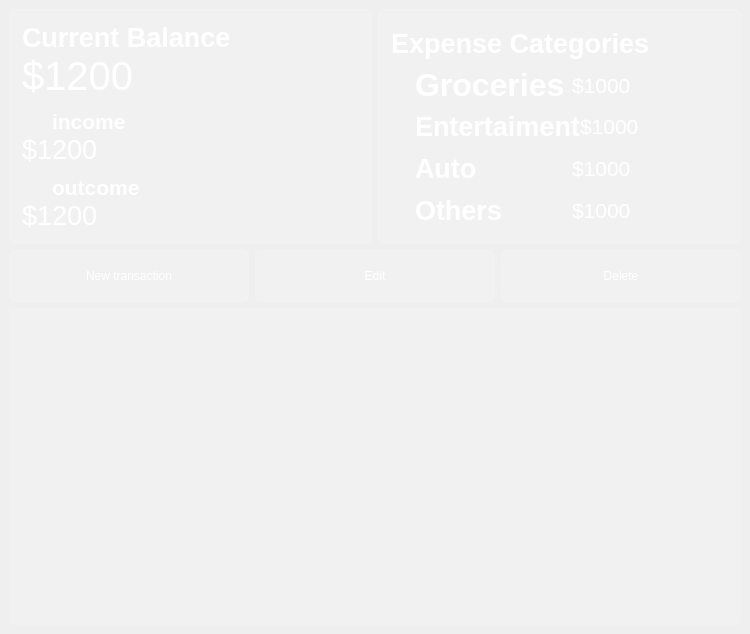
<?xml version="1.0" encoding="UTF-8"?>
<ui version="4.0">
 <class>MainWindow</class>
 <widget class="QMainWindow" name="MainWindow">
  <property name="geometry">
   <rect>
    <x>0</x>
    <y>0</y>
    <width>750</width>
    <height>634</height>
   </rect>
  </property>
  <property name="windowTitle">
   <string>ExpenseApp</string>
  </property>
  <property name="styleSheet">
   <string notr="true">background-color: qlineargradient(spread:pad, x1:1, y1:1, x2:0, y2:0, stop:0 
rgba(81, 0, 135, 255), stop:0.427447 rgba(41, 61, 132, 235),  stop:1 rgba(155, 79, 165, 255));
</string>
  </property>
  <widget class="QWidget" name="centralwidget">
   <layout class="QVBoxLayout" name="verticalLayout_3">
    <item>
     <layout class="QHBoxLayout" name="horizontalLayout_7">
      <item>
       <widget class="QFrame" name="balance_frame">
        <property name="styleSheet">
         <string notr="true">background-color: rgba(255, 255,  255,  30);
border: 1px solid rgba(255, 255, 255, 40);
border-radius: 7px;</string>
        </property>
        <layout class="QVBoxLayout" name="verticalLayout">
         <property name="spacing">
          <number>0</number>
         </property>
         <property name="leftMargin">
          <number>12</number>
         </property>
         <property name="topMargin">
          <number>12</number>
         </property>
         <property name="rightMargin">
          <number>12</number>
         </property>
         <property name="bottomMargin">
          <number>12</number>
         </property>
         <item>
          <widget class="QLabel" name="lbl_balance">
           <property name="styleSheet">
            <string notr="true">color: white;
font-weight: bold;
font-size: 20pt;
background-color: none;
border: none;</string>
           </property>
           <property name="text">
            <string>Current Balance</string>
           </property>
          </widget>
         </item>
         <item>
          <widget class="QLabel" name="lbl_current_balance">
           <property name="styleSheet">
            <string notr="true">color: white;
font-size: 30pt;
background-color: none;
border: none;</string>
           </property>
           <property name="text">
            <string>$1200</string>
           </property>
          </widget>
         </item>
         <item>
          <layout class="QHBoxLayout" name="horizontalLayout">
           <item>
            <widget class="QLabel" name="label_income">
             <property name="maximumSize">
              <size>
               <width>24</width>
               <height>16777215</height>
              </size>
             </property>
             <property name="styleSheet">
              <string notr="true">background-color: none;
border: none;
padding-top: 10px;</string>
             </property>
             <property name="text">
              <string/>
             </property>
             <property name="pixmap">
              <pixmap resource="res-rc.qrc">:/icon/icons/north_west_white_24dp.svg</pixmap>
             </property>
            </widget>
           </item>
           <item>
            <widget class="QLabel" name="lbl_income">
             <property name="styleSheet">
              <string notr="true">color: white;
font-size: 16pt;
background-color: none;
border: none;
font-weight: bold;
padding-top: 10px;</string>
             </property>
             <property name="text">
              <string>income</string>
             </property>
            </widget>
           </item>
          </layout>
         </item>
         <item>
          <widget class="QLabel" name="lbl_sum_income">
           <property name="styleSheet">
            <string notr="true">color: white;
font-size: 20pt;
background-color: none;
border: none;</string>
           </property>
           <property name="text">
            <string>$1200</string>
           </property>
          </widget>
         </item>
         <item>
          <layout class="QHBoxLayout" name="horizontalLayout_2">
           <item>
            <widget class="QLabel" name="icon_outcome">
             <property name="maximumSize">
              <size>
               <width>24</width>
               <height>16777215</height>
              </size>
             </property>
             <property name="styleSheet">
              <string notr="true">background-color: none;
border: none;
padding-top: 10px;</string>
             </property>
             <property name="text">
              <string/>
             </property>
             <property name="pixmap">
              <pixmap resource="res-rc.qrc">:/icon/icons/call_received_white_24dp.svg</pixmap>
             </property>
            </widget>
           </item>
           <item>
            <widget class="QLabel" name="lbl_outcome">
             <property name="styleSheet">
              <string notr="true">color: white;
font-size: 16pt;
background-color: none;
border: none;
font-weight: bold;
padding-top: 10px;</string>
             </property>
             <property name="text">
              <string>outcome</string>
             </property>
            </widget>
           </item>
          </layout>
         </item>
         <item>
          <widget class="QLabel" name="lbl_sum_outcome">
           <property name="styleSheet">
            <string notr="true">color: white;
font-size: 20pt;
background-color: none;
border: none;</string>
           </property>
           <property name="text">
            <string>$1200</string>
           </property>
          </widget>
         </item>
        </layout>
       </widget>
      </item>
      <item>
       <widget class="QFrame" name="categories_frame">
        <property name="styleSheet">
         <string notr="true">background-color: rgba(255, 255,  255,  30);
border: 1px solid rgba(255, 255, 255, 40);
border-radius: 7px;</string>
        </property>
        <layout class="QVBoxLayout" name="verticalLayout_2">
         <property name="spacing">
          <number>0</number>
         </property>
         <property name="leftMargin">
          <number>12</number>
         </property>
         <property name="topMargin">
          <number>12</number>
         </property>
         <property name="rightMargin">
          <number>12</number>
         </property>
         <property name="bottomMargin">
          <number>12</number>
         </property>
         <item>
          <widget class="QLabel" name="label_9">
           <property name="styleSheet">
            <string notr="true">color: white;
font-weight: bold;
font-size: 20pt;
background-color: none;
border: none;</string>
           </property>
           <property name="text">
            <string>Expense Categories</string>
           </property>
          </widget>
         </item>
         <item>
          <layout class="QHBoxLayout" name="horizontalLayout_3">
           <property name="spacing">
            <number>0</number>
           </property>
           <property name="leftMargin">
            <number>0</number>
           </property>
           <property name="topMargin">
            <number>0</number>
           </property>
           <property name="rightMargin">
            <number>0</number>
           </property>
           <property name="bottomMargin">
            <number>0</number>
           </property>
           <item>
            <widget class="QLabel" name="icon_groceries">
             <property name="maximumSize">
              <size>
               <width>24</width>
               <height>16777215</height>
              </size>
             </property>
             <property name="styleSheet">
              <string notr="true">background-color: none;
border: none;</string>
             </property>
             <property name="text">
              <string/>
             </property>
             <property name="pixmap">
              <pixmap resource="res-rc.qrc">:/icon/icons/local_grocery_store_white_24dp.svg</pixmap>
             </property>
            </widget>
           </item>
           <item>
            <widget class="QLabel" name="lbl_groceries_2">
             <property name="styleSheet">
              <string notr="true">color: white;
font-weight: bold;
font-size: 24pt;
background-color: none;
border: none;</string>
             </property>
             <property name="text">
              <string>Groceries</string>
             </property>
            </widget>
           </item>
           <item>
            <widget class="QLabel" name="sum_groceries">
             <property name="styleSheet">
              <string notr="true">color: white;
font-size: 16pt;
background-color: none;
border: none;</string>
             </property>
             <property name="text">
              <string>$1000</string>
             </property>
            </widget>
           </item>
          </layout>
         </item>
         <item>
          <layout class="QHBoxLayout" name="horizontalLayout_4">
           <property name="spacing">
            <number>0</number>
           </property>
           <item>
            <widget class="QLabel" name="icon_entertainment">
             <property name="maximumSize">
              <size>
               <width>24</width>
               <height>16777215</height>
              </size>
             </property>
             <property name="styleSheet">
              <string notr="true">background-color: none;
border: none;</string>
             </property>
             <property name="text">
              <string/>
             </property>
             <property name="pixmap">
              <pixmap resource="res-rc.qrc">:/icon/icons/sports_esports_white_24dp.svg</pixmap>
             </property>
            </widget>
           </item>
           <item>
            <widget class="QLabel" name="lbl_entertainment">
             <property name="styleSheet">
              <string notr="true">color: white;
font-weight: bold;
font-size: 20pt;
background-color: none;
border: none;</string>
             </property>
             <property name="text">
              <string>Entertaiment</string>
             </property>
            </widget>
           </item>
           <item>
            <widget class="QLabel" name="sum_entertainment">
             <property name="styleSheet">
              <string notr="true">color: white;
font-size: 16pt;
background-color: none;
border: none;</string>
             </property>
             <property name="text">
              <string>$1000</string>
             </property>
            </widget>
           </item>
          </layout>
         </item>
         <item>
          <layout class="QHBoxLayout" name="horizontalLayout_5">
           <property name="spacing">
            <number>0</number>
           </property>
           <item>
            <widget class="QLabel" name="icon_auto">
             <property name="maximumSize">
              <size>
               <width>24</width>
               <height>16777215</height>
              </size>
             </property>
             <property name="styleSheet">
              <string notr="true">background-color: none;
border: none;</string>
             </property>
             <property name="text">
              <string/>
             </property>
             <property name="pixmap">
              <pixmap resource="res-rc.qrc">:/icon/icons/directions_car_white_24dp.svg</pixmap>
             </property>
            </widget>
           </item>
           <item>
            <widget class="QLabel" name="sum_auto">
             <property name="styleSheet">
              <string notr="true">color: white;
font-weight: bold;
font-size: 20pt;
background-color: none;
border: none;</string>
             </property>
             <property name="text">
              <string>Auto</string>
             </property>
            </widget>
           </item>
           <item>
            <widget class="QLabel" name="label_18">
             <property name="styleSheet">
              <string notr="true">color: white;
font-size: 16pt;
background-color: none;
border: none;</string>
             </property>
             <property name="text">
              <string>$1000</string>
             </property>
            </widget>
           </item>
          </layout>
         </item>
         <item>
          <layout class="QHBoxLayout" name="horizontalLayout_6">
           <property name="spacing">
            <number>0</number>
           </property>
           <item>
            <widget class="QLabel" name="icon_others">
             <property name="maximumSize">
              <size>
               <width>24</width>
               <height>16777215</height>
              </size>
             </property>
             <property name="styleSheet">
              <string notr="true">background-color: none;
border: none;</string>
             </property>
             <property name="text">
              <string/>
             </property>
             <property name="pixmap">
              <pixmap resource="res-rc.qrc">:/icon/icons/list_white_24dp.svg</pixmap>
             </property>
            </widget>
           </item>
           <item>
            <widget class="QLabel" name="lbl_others">
             <property name="styleSheet">
              <string notr="true">color: white;
font-weight: bold;
font-size: 20pt;
background-color: none;
border: none;</string>
             </property>
             <property name="text">
              <string>Others</string>
             </property>
            </widget>
           </item>
           <item>
            <widget class="QLabel" name="sum_others">
             <property name="styleSheet">
              <string notr="true">color: white;
font-size: 16pt;
background-color: none;
border: none;</string>
             </property>
             <property name="text">
              <string>$1000</string>
             </property>
            </widget>
           </item>
          </layout>
         </item>
        </layout>
       </widget>
      </item>
     </layout>
    </item>
    <item>
     <layout class="QHBoxLayout" name="horizontalLayout_8">
      <item>
       <widget class="QPushButton" name="lbl_new_transaction">
        <property name="styleSheet">
         <string notr="true">QPushButton {
color: white;
background-color: rgba(255, 255, 255, 30);
border: 1px solid rgba(255, 255, 255, 40);
border-radius: 7px;
width: 230px;
height: 50px;
}
QPushButton:hover {
background-color: rgba(255, 255, 255, 40);
}
QPushButton:pressed {
background-color: rgba(255, 255, 255, 40);
}
</string>
        </property>
        <property name="text">
         <string>New transaction</string>
        </property>
        <property name="icon">
         <iconset resource="res-rc.qrc">
          <normaloff>:/icon/icons/post_add_white_24dp.svg</normaloff>:/icon/icons/post_add_white_24dp.svg</iconset>
        </property>
        <property name="iconSize">
         <size>
          <width>24</width>
          <height>24</height>
         </size>
        </property>
       </widget>
      </item>
      <item>
       <widget class="QPushButton" name="lbl_edit">
        <property name="styleSheet">
         <string notr="true">QPushButton {
color: white;
background-color: rgba(255, 255, 255, 30);
border: 1px solid rgba(255, 255, 255, 40);
border-radius: 7px;
width: 230px;
height: 50px;
}
QPushButton:hover {
background-color: rgba(255, 255, 255, 40);
}
QPushButton:pressed {
background-color: rgba(255, 255, 255, 40);
}</string>
        </property>
        <property name="text">
         <string>Edit</string>
        </property>
        <property name="icon">
         <iconset resource="res-rc.qrc">
          <normaloff>:/icon/icons/edit_white_24dp.svg</normaloff>:/icon/icons/edit_white_24dp.svg</iconset>
        </property>
        <property name="iconSize">
         <size>
          <width>24</width>
          <height>24</height>
         </size>
        </property>
       </widget>
      </item>
      <item>
       <widget class="QPushButton" name="pushButton_3">
        <property name="styleSheet">
         <string notr="true">QPushButton {
color: white;
background-color: rgba(255, 255, 255, 30);
border: 1px solid rgba(255, 255, 255, 40);
border-radius: 7px;
width: 230px;
height: 50px;
}
QPushButton:hover {
background-color: rgba(255, 255, 255, 40);
}
QPushButton:pressed {
background-color: rgba(255, 255, 255, 40);
}</string>
        </property>
        <property name="text">
         <string>Delete</string>
        </property>
        <property name="icon">
         <iconset resource="res-rc.qrc">
          <normaloff>:/icon/icons/delete_white_24dp.svg</normaloff>:/icon/icons/delete_white_24dp.svg</iconset>
        </property>
        <property name="iconSize">
         <size>
          <width>24</width>
          <height>24</height>
         </size>
        </property>
       </widget>
      </item>
     </layout>
    </item>
    <item>
     <widget class="QTableView" name="tableView">
      <property name="enabled">
       <bool>true</bool>
      </property>
      <property name="maximumSize">
       <size>
        <width>16777215</width>
        <height>16777215</height>
       </size>
      </property>
      <property name="styleSheet">
       <string notr="true">QTableView {
background-color: rgba(255, 255, 255, 30);
border: 1px, solid rgba(255, 255, 255, 40);
border-bottom-right-radius: 7px;
border-bottom-left-radius: 7px;
}
QTableView:section {
background-color: rgba(53, 53, 53);
color: white;
border: none;
height: 50px;
font-size: 14pt;
}
QTableView:items {
border-style: none;
border-bottom: rgba(255, 255, 255, 50);
}
QTableView:item:selected {
border: none;
color: rgba(255, 255, 255, 50);
background-color: rgba(255, 255, 255, 50);
}</string>
      </property>
      <property name="verticalScrollBarPolicy">
       <enum>Qt::ScrollBarAsNeeded</enum>
      </property>
      <property name="horizontalScrollBarPolicy">
       <enum>Qt::ScrollBarAsNeeded</enum>
      </property>
      <attribute name="horizontalHeaderMinimumSectionSize">
       <number>44</number>
      </attribute>
      <attribute name="horizontalHeaderDefaultSectionSize">
       <number>135</number>
      </attribute>
     </widget>
    </item>
   </layout>
  </widget>
 </widget>
 <resources>
  <include location="res-rc.qrc"/>
 </resources>
 <connections/>
</ui>
